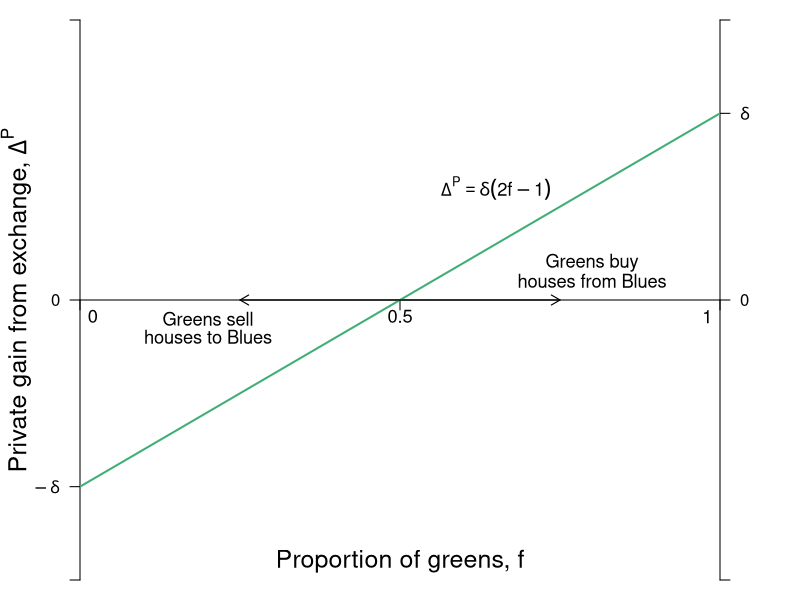

Recreate this plot in R.
#Graph Designer: Simon Halliday + Scott Cohn
#Authors: Bowles and Halliday
#Title: Coordination, Conflict and Competition: A Text in Microeconomics

library(shape)
pdf(file = "public_mechanism/housing_pre_tax_benefit.pdf", width = 7, height = 7)

#Set parameters for graphics
axislabelsize <- 1.5
labelsize <- 1.1
graphlinewidth <- 2
segmentlinewidth <- 1.5

COL <- c("#7fc97f", "#beaed4", "#fdc086", "#ffff99", "#386cb0", "#f0027f", "#bf5b17", "#666666")
COLA <- c("#e0f3db", "#99d8c9","#66c2a4","#41ae76", "#238b45", "#005824")
COLB <- c("#4eb3d3", "#2b8cbe", "#0868ac","#084081")

#Edited the margins to cater for the larger LHS labels
par(mar =  c(1, 4, 1, 4))

# Post Tax Benefit

delta_P <- function(delta = 0.1, f){
  2*delta*(2*f - 1) 
}


#Add limits on axes and levels of utility for each function 
ylims <- c(-0.3, 0.3)
xlims <- c(0, 1)

npts <- 501 
x <- seq(xlims[1], xlims[2], length.out = npts)
y <- seq(ylims[1], ylims[2], length.out = npts) 

plot(0, 0, xlim = xlims, ylim = ylims, type = "n",
     xlab = expression(paste("")),
     ylab = expression(paste("")), 
     xaxt = "n", 
     yaxt = "n", 
     cex.lab = axislabelsize, 
     bty = "n", 
     xaxs="i", 
     yaxs="i"
)

#x and y limits with plain axes without ticks/numbers to match previous graph; y axes on both sides

ticksy <- c(ylims[1], delta_P(delta = 0.1, f = 0), 0,  ylims[2]) 
ylabels <- c(NA, expression(paste(-delta)), 0, NA)
ticksx <- c(xlims[1], 0.5, xlims[2])
xlabels <- c(NA, NA, NA)
ticksy2 <- c(ylims[1], delta_P(delta = 0.1, f = 1), 0, ylims[2])
#ylabels2 <- c(NA,expression( paste(4, delta, - bgroup("(", 2 *  delta + frac(1, 2), ")" ))), 0, NA)
ylabels2 <- c(NA,expression( paste(delta)), 0, NA)

axis(1, at = ticksx, pos = 0, labels = xlabels)
axis(2, at = ticksy, pos = 0, labels = ylabels, las = 1)
axis(4, at = ticksy2, pos = 1, labels = ylabels2, las = 1)

npts <- 503 
xx1 <- seq(xlims[1], xlims[2], length.out = npts)


#Axis labels 
text(0.5, -.28, expression(paste("Proportion of greens, ", f)), xpd = TRUE, cex = axislabelsize, srt = 0) 
text(xlims[1] - 0.1, 0, expression(paste("Private gain from exchange, ", Delta^P)), xpd = TRUE, cex = axislabelsize, srt = 90) 

# Private Return
lines(xx1, delta_P(f = xx1), col = COLA[4], lwd = graphlinewidth)

# Text Labels
text(0.2, - 0.02, expression(paste("Greens sell")), cex = labelsize)
text(0.2, - 0.04, expression(paste("houses to Blues")), cex = labelsize)

text(0.8, 0.04, expression(paste("Greens buy")), cex = labelsize)
text(0.8, 0.02, expression(paste("houses from Blues")), cex = labelsize)

text(0.65, 0.12, expression(paste(Delta^P == delta*(2*f - 1))), cex = labelsize)

text(0.02, -0.0175, paste(0), cex = labelsize)
text(0.5, -0.0175, paste(0.5), cex = labelsize)
text(0.98, -0.0175, paste(1), cex = labelsize)

#Axis arrow
arrows(0.5, 0, 0.25, 0, code = 2, length = 0.1, lwd = 0.75*axislabelsize, lty = 1)
arrows(0.5, 0, 0.75, 0, code = 2, length = 0.1, lwd = 0.75*axislabelsize, lty = 1)
dev.off()
